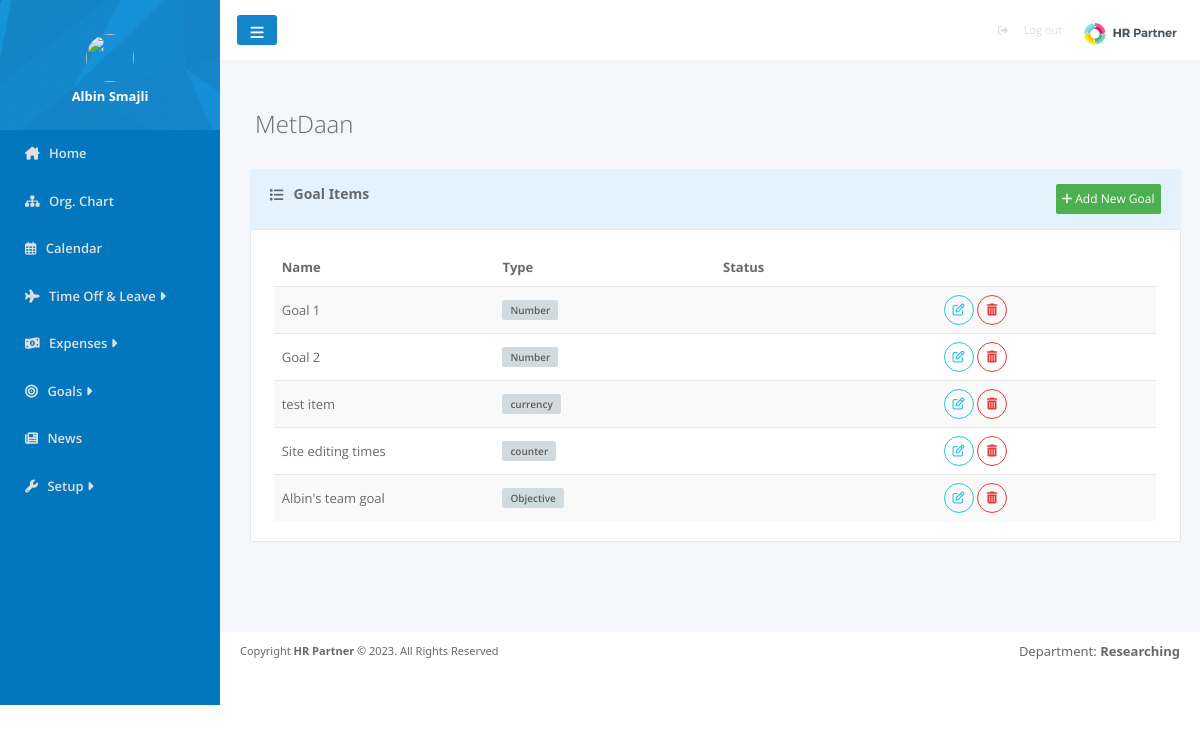
Screenshot of /pages/goalItem.php (signed in) with the database file from the repository.
### tables this page shows
CREATE TABLE `goalitems` (
  `id` int(11) NOT NULL,
  `name` varchar(200) NOT NULL,
  `details` varchar(500) NOT NULL,
  `type` varchar(200) NOT NULL,
  `due_deadline` date NOT NULL,
  `target` int(11) NOT NULL,
  `created` date NOT NULL,
  `updated` date DEFAULT NULL,
  `company_id` int(11) DEFAULT NULL,
  `status` varchar(100) DEFAULT NULL
);

### pages/goalItem.php (the view, shortened to what this page needs)
<?php
require_once '../config.php';
$companyId = $_SESSION['company'];
$itemsQuery = "SELECT * FROM goalitems
WHERE company_id=:company_id";
$prep = $con->prepare($itemsQuery);
$prep->bindParam(':company_id', $companyId);
$prep->execute();
$goalitems = $prep->fetchAll();
?>
<head>
    <link rel="stylesheet" href="../css/goalItems.css">
    <link href="https://cdn.jsdelivr.net/npm/bootstrap@5.3.1/dist/css/bootstrap.min.css" rel="stylesheet"
>
</head>
<body>
    <div>
        <?php include '../template/adminSidebar.php' ?>
    </div>
    <div class="content">
        <?php include '../template/navbar.php' ?>
        <div class="goalItemHead">
            <?php echo "<h2>" . $_SESSION['company_name'] . "</h2>"; ?>
        </div>
        <div class="goalItemsBody">
            <div class="goalItemsTableHead">
                <h5>
                    <i class="fa fa-list m-r-sm"></i>
                    Goal Items
                </h5>
                <button id="addExpenseCategory">
                    <a href="addgoalItem.php">
                        <i class="fa fa-plus"></i>
                        Add New Goal
                    </a>
                </button>
            </div>
            <div class="goalItemsTableBody">
                <table class="goalItems">
                    <thead>
                        <tr>
                            <th>Name</th>
                            <th>Type</th>
                            <th>Status</th>
                            <th></th>
                        </tr>
                    </thead>
                    <tbody>
                        <?php foreach ($goalitems as $goalitem): ?>
                            <tr>
                                <td>
                                    <?= $goalitem['name'] ?>
                                </td>
                                <td>
                                    <span class="type"><?= $goalitem['type'] ?></span>
                                </td>
                                <td>
                                </td>
                                <td>
                                    <a href="updateGoalItem.php?goal_id=<?= $goalitem['id'] ?>" class="editGoalItem">
                                        <i class="fa fa-edit"></i>
                                    </a>
                                    <a href="deleteGoalItem.php?goal_id=<?= $goalitem['id'] ?>" class="deleteGoalItem">
                                    <i class="fa fa-trash"></i>
                                    </a>
                                </td>
                            </tr>
                        <?php endforeach; ?>
                    </tbody>
                </table>
            </div>
        </div>
        <?php include '../template/footer.php'; ?>
    </div>
</body>

### css/goalItems.css (style rules this page uses)
body { width: 100%; height: fit-content; display: flex; flex-direction: row; font-family: "open sans", "Helvetica Neue", Helvetica, Arial, sans-serif; position: absolute; background-color: #f4f6fa; }
.content { display: flex; flex-direction: column; justify-content: center; align-items: center; width: 100%; background-color: #f4f6fa; height: fit-content; }
.goalItemsBody { width: 100%; display: flex; flex-direction: column; justify-content: center; align-items: center; padding-bottom: 30px; }
.goalItemHead { padding-top: 30px; width: 100%; text-align: start; padding-left: 35; }
.goalItemHead h2 { margin-top: 20px; margin-bottom: 10px; font-family: "open sans", "Helvetica Neue", Helvetica, Arial, sans-serif; font-weight: 100; color: #676a6c; font-size: 24px; align-items: center; }
.goalItemsTableHead { background-color: #e3f2fd; display: flex; flex-direction: row; justify-content: space-between; align-items: center; height: 60px; width: 95%; margin-left: 10px; margin-top: 20px; text-align: start; padding-left: 20px; padding-right: 20px; }
.goalItemsTableHead h5 { display: flex; align-items: center; color: #676a6c; font-size: 14px; font-weight: 600; width: 240px; height: 25px; }
.goalItemsTableHead h5 i { margin-right: 10px; }
.goalItemsTableHead #addExpenseCategory { background-color: #4caf50; color: white; height: 30px; border: #4caf50; border-radius: 2px; }
.goalItemsTableHead button a { text-decoration: none; color: white; font-family: "open sans", "Helvetica Neue", Helvetica, Arial, sans-serif; font-size: 12px; }
.goalItemsTableBody { margin-bottom: 60px; background-color: #fff; display: flex; flex-direction: column; align-items: center; margin-left: 10px; width: 95%; border: 1px solid #e7eaec; }
.goalItems { width: 95%; border-collapse: collapse; margin: 20px 10px; font-size: 13px; font-family: "open sans", "Helvetica Neue", Helvetica, Arial, sans-serif; }
.goalItems thead tr th { padding: 8px; text-align: left; margin-right: 20px; padding-bottom: 10px; font-weight: 700; color: #676a6c; }
.goalItems tbody tr { text-align: left; font-weight: 400; color: #676a6c; border-top: 1px #e7eaec solid; }
.goalItems tbody tr td { padding-bottom: 11px; font-size: 13px; font-weight: 400; min-width: 120px; padding: 8; }
.goalItems tbody tr td .type { background-color: #d1dade; color: #5e5e5e; font-family: "Open Sans", "Helvetica Neue", Helvetica, Arial, sans-serif; font-weight: 600; text-shadow: none; padding: 3px 8px; font-size: 10px; border-radius: .25em; }
.goalItems tbody tr td .editGoalItem { display: inline-block; width: 30px; height: 30px; padding: 8px 0; border-radius: 15px; text-align: center; font-size: 12px; line-height: 1.42857143; border: 1px solid #26c6da; color: #26c6da; background-color: transparent; }
.goalItems tbody tr td .deleteGoalItem { display: inline-block; width: 30px; height: 30px; padding: 8px 0; border-radius: 15px; text-align: center; font-size: 12px; line-height: 1.42857143; border: 1px solid #e53935; color: #e53935; background-color: transparent; }
.goalItems tbody tr:nth-child(odd) { background-color: #f9f9f9; }

### rows the page displays
goalitems: name "Goal 1", type "Number"
goalitems: name "Goal 2", type "Number"
goalitems: name "test item", type "currency"
goalitems: name "Site editing times", type "counter"
goalitems: name "Albin's team goal", type "Objective"

### other values shown
$userName "Albin Smajli"
$_SESSION['company_name'] "MetDaan"
$_SESSION['departament'] "Researching"
